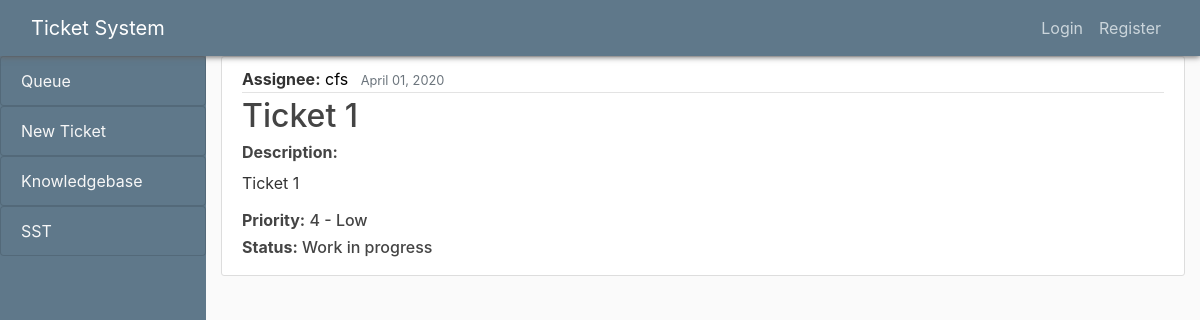
/post/47/, run on the app's committed database.
### blog/models.py (models this page shows, shortened)
class Post(models.Model):
    title = models.CharField(max_length=100)
    description = models.TextField()
    date_posted = models.DateTimeField(default=timezone.now)
    author = models.ForeignKey(User, on_delete=models.CASCADE) # FIX: Users tickets do not get deleted when
    TICKET_PRIORITY = [
        ('4 - Low', '4 - Low'),
        ('3 - Averege', '3 - Averege'),
        ('2 - High', '2 - High'),
        ('1 - Critical', '1 - Critical'),
    ]
    priority = models.CharField(max_length=12, choices=TICKET_PRIORITY, default='4 - Low')
    TICKET_STATUS = [
        ('Work in progress', 'Work in progress'),
        ('Pending customer', 'Pending customer'),
        ('Pending vendor', 'Pending vendor'),
        ('Closed', 'Closed'),
    ]
    status = models.CharField(max_length=50, choices=TICKET_STATUS, default='In Progress')

### blog/views.py (the view)
# urls.py: path('post/<int:pk>/', PostDetailView.as_view(), name='post-detail'), # uses primary key (int) as id for post
class PostDetailView(DetailView):
    model = Post

### blog/templates/blog/post_detail.html (shortened to what this page needs)
{% extends "blog/base.html" %}
{% block content %}
<div class="container">
    <article class="media content-section">
        <div class="media-body">
            <div class="article-metadata">
                    <b>Assignee:</b> <a class="mr-2" href="{% url 'user-posts' object.author.username %}">{{ object.author }}</a>
                    <small class="text-muted">{{ object.date_posted|date:"F d, Y" }}</small>
                </div>
                <h2 class="article-title">{{ object.title }}</h2>
                <h6><b>Description:</b> </h6>
                <p class="article-content">{{ object.description }}</p>
                <h6><b>Priority:</b> {{ object.priority }}</h6>
                <h6><b>Status:</b> {{ object.status }}</h6>
            </div>
    </article>
</div>
{% endblock content %}

### blog/static/blog/main.css (style rules this page uses)
* { box-sizing: border-box; }
body { background: #fafafa; color: #333333; margin-top: 3.5rem; }
h1, h2, h3, h4, h5, h6 { color: #444444; }
a { color:#000; font-weight: none; }
.content-section { background: #ffffff; padding: 10px 20px; border: 1px solid #dddddd; border-radius: 3px; margin-bottom: 20px; }
.article-title { color: #444444; }
.article-content { white-space: pre-line; }
.article-metadata { padding-bottom: 1px; margin-bottom: 4px; border-bottom: 1px solid #e3e3e3 }

### data on the page
Post: author "cfs", date_posted "April 01, 2020", title "Ticket 1", description "Ticket 1", priority "4 - Low", status "Work in progress"
